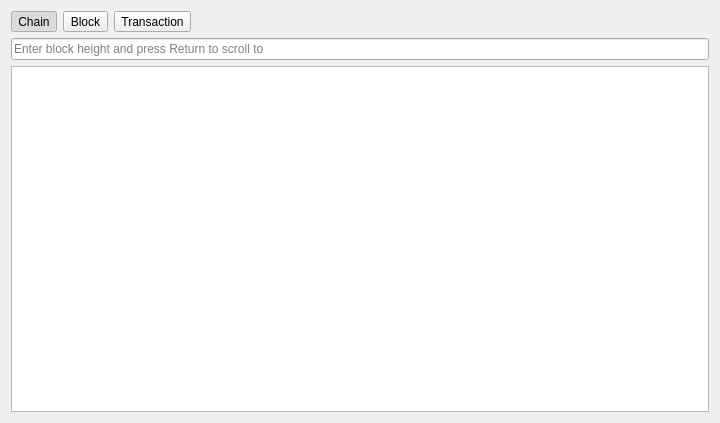
<?xml version="1.0" encoding="UTF-8"?>
<ui version="4.0">
 <class>InfoPage</class>
 <widget class="QWidget" name="InfoPage">
  <property name="geometry">
   <rect>
    <x>0</x>
    <y>0</y>
    <width>720</width>
    <height>423</height>
   </rect>
  </property>
  <property name="windowTitle">
   <string>Blochain Info page</string>
  </property>
  <layout class="QGridLayout" name="gridLayout">
   <item row="0" column="2">
    <widget class="QToolButton" name="buttonTx">
     <property name="text">
      <string>Transaction</string>
     </property>
     <property name="checkable">
      <bool>true</bool>
     </property>
     <property name="autoExclusive">
      <bool>true</bool>
     </property>
    </widget>
   </item>
   <item row="0" column="3">
    <spacer name="horizontalSpacer">
     <property name="orientation">
      <enum>Qt::Horizontal</enum>
     </property>
     <property name="sizeHint" stdset="0">
      <size>
       <width>40</width>
       <height>20</height>
      </size>
     </property>
    </spacer>
   </item>
   <item row="0" column="0">
    <widget class="QToolButton" name="buttonChain">
     <property name="text">
      <string>Chain</string>
     </property>
     <property name="checkable">
      <bool>true</bool>
     </property>
     <property name="checked">
      <bool>true</bool>
     </property>
     <property name="autoExclusive">
      <bool>true</bool>
     </property>
    </widget>
   </item>
   <item row="0" column="1">
    <widget class="QToolButton" name="buttonBlock">
     <property name="text">
      <string>Block</string>
     </property>
     <property name="checkable">
      <bool>true</bool>
     </property>
     <property name="autoExclusive">
      <bool>true</bool>
     </property>
    </widget>
   </item>
   <item row="1" column="0" colspan="4">
    <widget class="QStackedWidget" name="tabs">
     <property name="currentIndex">
      <number>0</number>
     </property>
     <widget class="QWidget" name="pageChain">
      <layout class="QGridLayout" name="gridLayout_2">
       <property name="leftMargin">
        <number>0</number>
       </property>
       <property name="topMargin">
        <number>0</number>
       </property>
       <property name="rightMargin">
        <number>0</number>
       </property>
       <property name="bottomMargin">
        <number>0</number>
       </property>
       <item row="1" column="0">
        <widget class="QTreeView" name="blockchainView">
         <property name="alternatingRowColors">
          <bool>true</bool>
         </property>
         <property name="verticalScrollMode">
          <enum>QAbstractItemView::ScrollPerPixel</enum>
         </property>
         <property name="rootIsDecorated">
          <bool>false</bool>
         </property>
         <property name="uniformRowHeights">
          <bool>true</bool>
         </property>
         <property name="itemsExpandable">
          <bool>false</bool>
         </property>
         <property name="allColumnsShowFocus">
          <bool>true</bool>
         </property>
        </widget>
       </item>
       <item row="0" column="0">
        <widget class="QLineEdit" name="lineJumpToBlock">
         <property name="placeholderText">
          <string>Enter block height and press Return to scroll to</string>
         </property>
        </widget>
       </item>
      </layout>
     </widget>
     <widget class="QWidget" name="pageBlock">
      <layout class="QGridLayout" name="gridLayout_3">
       <property name="leftMargin">
        <number>0</number>
       </property>
       <property name="topMargin">
        <number>0</number>
       </property>
       <property name="rightMargin">
        <number>0</number>
       </property>
       <property name="bottomMargin">
        <number>0</number>
       </property>
       <item row="1" column="0">
        <widget class="QTreeWidget" name="blockValues">
         <property name="alternatingRowColors">
          <bool>true</bool>
         </property>
         <property name="rootIsDecorated">
          <bool>false</bool>
         </property>
         <property name="uniformRowHeights">
          <bool>true</bool>
         </property>
         <property name="itemsExpandable">
          <bool>false</bool>
         </property>
         <property name="allColumnsShowFocus">
          <bool>true</bool>
         </property>
         <column>
          <property name="text">
           <string>Property</string>
          </property>
         </column>
         <column>
          <property name="text">
           <string>Value</string>
          </property>
         </column>
        </widget>
       </item>
       <item row="0" column="0">
        <widget class="QLineEdit" name="lineFindBlock">
         <property name="placeholderText">
          <string>Enter block height or hash and press Return to see details</string>
         </property>
        </widget>
       </item>
      </layout>
     </widget>
     <widget class="QWidget" name="pageTx">
      <layout class="QGridLayout" name="gridLayout_4">
       <property name="leftMargin">
        <number>0</number>
       </property>
       <property name="topMargin">
        <number>0</number>
       </property>
       <property name="rightMargin">
        <number>0</number>
       </property>
       <property name="bottomMargin">
        <number>0</number>
       </property>
       <item row="3" column="0">
        <widget class="QTreeWidget" name="txOutputs">
         <property name="alternatingRowColors">
          <bool>true</bool>
         </property>
         <property name="rootIsDecorated">
          <bool>false</bool>
         </property>
         <property name="uniformRowHeights">
          <bool>true</bool>
         </property>
         <property name="itemsExpandable">
          <bool>false</bool>
         </property>
         <property name="allColumnsShowFocus">
          <bool>true</bool>
         </property>
         <column>
          <property name="text">
           <string>N</string>
          </property>
         </column>
         <column>
          <property name="text">
           <string>Address</string>
          </property>
         </column>
         <column>
          <property name="text">
           <string>Value</string>
          </property>
         </column>
         <column>
          <property name="text">
           <string>Fractions</string>
          </property>
         </column>
        </widget>
       </item>
       <item row="2" column="0">
        <widget class="QTreeWidget" name="txInputs">
         <property name="alternatingRowColors">
          <bool>true</bool>
         </property>
         <property name="rootIsDecorated">
          <bool>false</bool>
         </property>
         <property name="uniformRowHeights">
          <bool>true</bool>
         </property>
         <property name="itemsExpandable">
          <bool>false</bool>
         </property>
         <property name="allColumnsShowFocus">
          <bool>true</bool>
         </property>
         <column>
          <property name="text">
           <string>N</string>
          </property>
         </column>
         <column>
          <property name="text">
           <string>Inputs</string>
          </property>
         </column>
         <column>
          <property name="text">
           <string>Address</string>
          </property>
         </column>
         <column>
          <property name="text">
           <string>Value</string>
          </property>
         </column>
         <column>
          <property name="text">
           <string>Fractions</string>
          </property>
         </column>
        </widget>
       </item>
       <item row="1" column="0">
        <widget class="QTreeWidget" name="txValues">
         <property name="alternatingRowColors">
          <bool>true</bool>
         </property>
         <property name="rootIsDecorated">
          <bool>false</bool>
         </property>
         <property name="uniformRowHeights">
          <bool>true</bool>
         </property>
         <property name="itemsExpandable">
          <bool>false</bool>
         </property>
         <property name="allColumnsShowFocus">
          <bool>true</bool>
         </property>
         <column>
          <property name="text">
           <string>Property</string>
          </property>
         </column>
         <column>
          <property name="text">
           <string>Value</string>
          </property>
         </column>
        </widget>
       </item>
       <item row="0" column="0">
        <widget class="QLineEdit" name="lineTx">
         <property name="placeholderText">
          <string>Paste transaction hash to see details</string>
         </property>
        </widget>
       </item>
      </layout>
     </widget>
    </widget>
   </item>
  </layout>
 </widget>
 <resources/>
 <connections/>
</ui>
